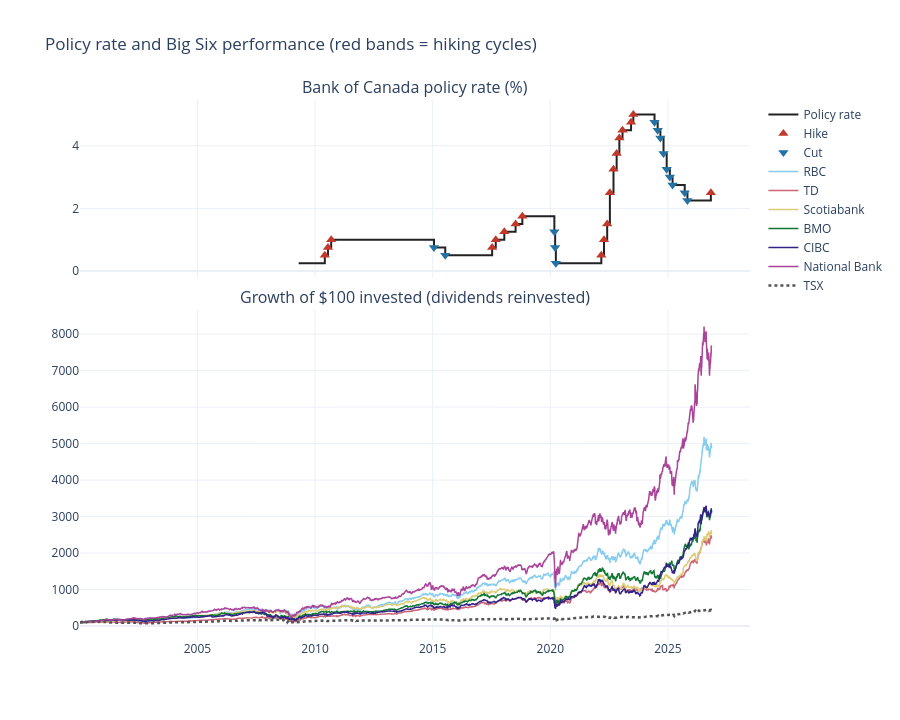

The notebook cell this image was saved under:
### Markdown cell above
## 6. Dashboard

### Code cell
COLORS = px.colors.qualitative.Safe
bank_colors = {bank: COLORS[i % len(COLORS)] for i, bank in enumerate(BANK_NAMES)}
bank_colors["TSX"] = "#555555"

# Contiguous hiking periods, used as shaded bands
cycle_runs = policy_rate[["date", "cycle"]].copy()
cycle_runs["run"] = (cycle_runs["cycle"] != cycle_runs["cycle"].shift()).cumsum()
hiking_spans = (cycle_runs[cycle_runs["cycle"] == "Hiking cycle"]
                .groupby("run")["date"].agg(["min", "max"]).values)

# Figure 1: policy rate and growth of $100 in each bank
growth = adj_close / adj_close.bfill().iloc[0] * 100

fig_overview = make_subplots(rows=2, cols=1, shared_xaxes=True, vertical_spacing=0.06,
                             row_heights=[0.35, 0.65],
                             subplot_titles=("Bank of Canada policy rate (%)",
                                             "Growth of $100 invested (dividends reinvested)"))
fig_overview.add_trace(go.Scatter(x=policy_rate["date"], y=policy_rate["policy_rate"], line_shape="hv",
                                  name="Policy rate", line=dict(color="#222222")), row=1, col=1)
for direction, symbol, color in [("Hike", "triangle-up", "#c0392b"), ("Cut", "triangle-down", "#2471a3")]:
    subset = decisions[decisions["direction"] == direction]
    fig_overview.add_trace(go.Scatter(x=subset["date"], y=subset["policy_rate"], mode="markers", name=direction,
                                      marker=dict(symbol=symbol, size=9, color=color)), row=1, col=1)
for name in BANK_NAMES + ["TSX"]:
    fig_overview.add_trace(go.Scatter(x=growth.index, y=growth[name], name=name,
                                      line=dict(color=bank_colors[name], width=2.5 if name == "TSX" else 1.5,
                                                dash="dot" if name == "TSX" else "solid")), row=2, col=1)
for start, end in hiking_spans:
    fig_overview.add_vrect(x0=start, x1=end, fillcolor="#c0392b", opacity=0.08, line_width=0, row="all", col=1)
fig_overview.update_layout(height=720, title="Policy rate and Big Six performance (red bands = hiking cycles)",
                           hovermode="x unified", template="plotly_white")
fig_overview.show()

### Figure 1 — Plotly figure (JSON) as saved in the notebook; plotly's stock layout.template omitted (floating-point values rounded to 4 significant figures; data arrays with more than 128 entries replaced by an {"elided": "..."} marker saying what was removed)
{"data": [{"line": {"color": "#222222", "shape": "hv"}, "name": "Policy rate", "type": "scatter", "x": {"elided": "4565 str values"}, "xaxis": "x", "y": {"elided": "4565 float values"}, "yaxis": "y"}, {"marker": {"color": "#c0392b", "size": 9, "symbol": "triangle-up"}, "mode": "markers", "name": "Hike", "type": "scatter", "x": ["2010-06-01T00:00:00.000000000", "2010-07-20T00:00:00.000000000", "2010-09-08T00:00:00.000000000", "2017-07-12T00:00:00.000000000", "2017-09-06T00:00:00.000000000", "2018-01-17T00:00:00.000000000", "2018-07-11T00:00:00.000000000", "2018-10-24T00:00:00.000000000", "2022-03-03T00:00:00.000000000", "2022-04-14T00:00:00.000000000", "2022-06-02T00:00:00.000000000", "2022-07-14T00:00:00.000000000", "2022-09-08T00:00:00.000000000", "2022-10-27T00:00:00.000000000", "2022-12-08T00:00:00.000000000", "2023-01-26T00:00:00.000000000", "2023-06-08T00:00:00.000000000", "2023-07-13T00:00:00.000000000", "2026-10-29T00:00:00.000000000"], "xaxis": "x", "y": [0.5, 0.75, 1.0, 0.75, 1.0, 1.25, 1.5, 1.75, 0.5, 1.0, 1.5, 2.5, 3.25, 3.75, 4.25, 4.5, 4.75, 5.0, 2.5], "yaxis": "y"}, {"marker": {"color": "#2471a3", "size": 9, "symbol": "triangle-down"}, "mode": "markers", "name": "Cut", "type": "scatter", "x": ["2015-01-21T00:00:00.000000000", "2015-07-15T00:00:00.000000000", "2020-03-04T00:00:00.000000000", "2020-03-16T00:00:00.000000000", "2020-03-27T00:00:00.000000000", "2024-06-06T00:00:00.000000000", "2024-07-25T00:00:00.000000000", "2024-09-05T00:00:00.000000000", "2024-10-24T00:00:00.000000000", "2024-12-12T00:00:00.000000000", "2025-01-30T00:00:00.000000000", "2025-03-13T00:00:00.000000000", "2025-09-18T00:00:00.000000000", "2025-10-30T00:00:00.000000000"], "xaxis": "x", "y": [0.75, 0.5, 1.25, 0.75, 0.25, 4.75, 4.5, 4.25, 3.75, 3.25, 3.0, 2.75, 2.5, 2.25], "yaxis": "y"}, {"line": {"color": "rgb(136, 204, 238)", "dash": "solid", "width": 1.5}, "name": "RBC", "type": "scatter", "x": {"elided": "6745 str values"}, "xaxis": "x2", "y": {"elided": "6745 float values"}, "yaxis": "y2"}, {"line": {"color": "rgb(204, 102, 119)", "dash": "solid", "width": 1.5}, "name": "TD", "type": "scatter", "x": {"elided": "6745 str values"}, "xaxis": "x2", "y": {"elided": "6745 float values"}, "yaxis": "y2"}, {"line": {"color": "rgb(221, 204, 119)", "dash": "solid", "width": 1.5}, "name": "Scotiabank", "type": "scatter", "x": {"elided": "6745 str values"}, "xaxis": "x2", "y": {"elided": "6745 float values"}, "yaxis": "y2"}, {"line": {"color": "rgb(17, 119, 51)", "dash": "solid", "width": 1.5}, "name": "BMO", "type": "scatter", "x": {"elided": "6745 str values"}, "xaxis": "x2", "y": {"elided": "6745 float values"}, "yaxis": "y2"}, {"line": {"color": "rgb(51, 34, 136)", "dash": "solid", "width": 1.5}, "name": "CIBC", "type": "scatter", "x": {"elided": "6745 str values"}, "xaxis": "x2", "y": {"elided": "6745 float values"}, "yaxis": "y2"}, {"line": {"color": "rgb(170, 68, 153)", "dash": "solid", "width": 1.5}, "name": "National Bank", "type": "scatter", "x": {"elided": "6745 str values"}, "xaxis": "x2", "y": {"elided": "6745 float values"}, "yaxis": "y2"}, {"line": {"color": "#555555", "dash": "dot", "width": 2.5}, "name": "TSX", "type": "scatter", "x": {"elided": "6745 str values"}, "xaxis": "x2", "y": {"elided": "6745 float values"}, "yaxis": "y2"}], "layout": {"annotations": [{"font": {"size": 16}, "showarrow": false, "text": "Bank of Canada policy rate (%)", "x": 0.5, "xanchor": "center", "xref": "paper", "y": 1, "yanchor": "bottom", "yref": "paper"}, {"font": {"size": 16}, "showarrow": false, "text": "Growth of $100 invested (dividends reinvested)", "x": 0.5, "xanchor": "center", "xref": "paper", "y": 0.611, "yanchor": "bottom", "yref": "paper"}], "height": 720, "hovermode": "x unified", "shapes": [{"fillcolor": "#c0392b", "line": {"width": 0}, "opacity": 0.08, "type": "rect", "x0": 1275350400000000000, "x1": 1421712000000000000, "xref": "x", "y0": 0, "y1": 1, "yref": "y domain"}, {"fillcolor": "#c0392b", "line": {"width": 0}, "opacity": 0.08, "type": "rect", "x0": 1275350400000000000, "x1": 1421712000000000000, "xref": "x2", "y0": 0, "y1": 1, "yref": "y2 domain"}, {"fillcolor": "#c0392b", "line": {"width": 0}, "opacity": 0.08, "type": "rect", "x0": 1499817600000000000, "x1": 1583193600000000000, "xref": "x", "y0": 0, "y1": 1, "yref": "y domain"}, {"fillcolor": "#c0392b", "line": {"width": 0}, "opacity": 0.08, "type": "rect", "x0": 1499817600000000000, "x1": 1583193600000000000, "xref": "x2", "y0": 0, "y1": 1, "yref": "y2 domain"}, {"fillcolor": "#c0392b", "line": {"width": 0}, "opacity": 0.08, "type": "rect", "x0": 1646265600000000000, "x1": 1717545600000000000, "xref": "x", "y0": 0, "y1": 1, "yref": "y domain"}, {"fillcolor": "#c0392b", "line": {"width": 0}, "opacity": 0.08, "type": "rect", "x0": 1646265600000000000, "x1": 1717545600000000000, "xref": "x2", "y0": 0, "y1": 1, "yref": "y2 domain"}, {"fillcolor": "#c0392b", "line": {"width": 0}, "opacity": 0.08, "type": "rect", "x0": 1793232000000000000, "x1": 1793923200000000000, "xref": "x", "y0": 0, "y1": 1, "yref": "y domain"}, {"fillcolor": "#c0392b", "line": {"width": 0}, "opacity": 0.08, "type": "rect", "x0": 1793232000000000000, "x1": 1793923200000000000, "xref": "x2", "y0": 0, "y1": 1, "yref": "y2 domain"}], "title": {"text": "Policy rate and Big Six performance (red bands = hiking cycles)"}, "xaxis": {"anchor": "y", "domain": [0, 1], "matches": "x2", "showticklabels": false}, "xaxis2": {"anchor": "y2", "domain": [0, 1]}, "yaxis": {"anchor": "x", "domain": [0.671, 1]}, "yaxis2": {"anchor": "x2", "domain": [0, 0.611]}}}
